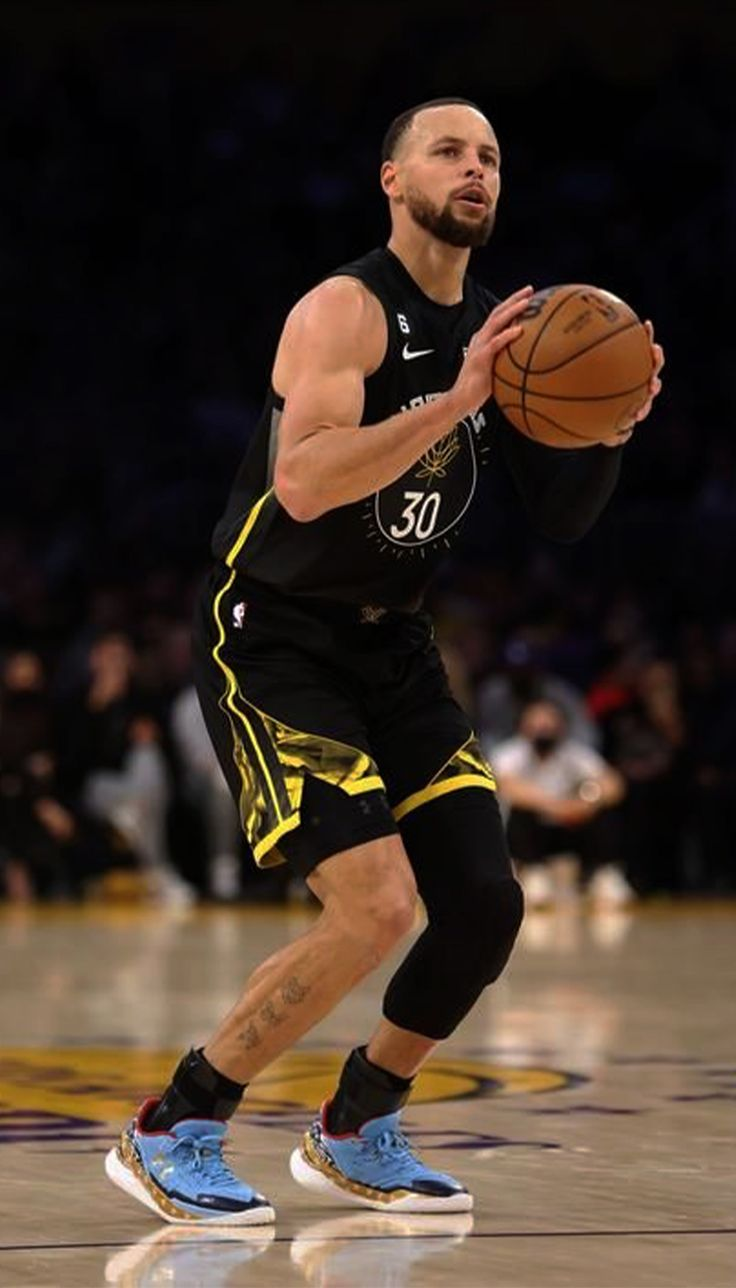
#> input picture Computer vision/10__Drawing/curry.jpg, 736 x 1288 px, given in place of the camera
$ python 01__test.py
#> lines starting #> are read from the running program, lines starting #| are printed output that depends on the picture; after the words box and inside, x2 and y2 are one past the last pixel; in counts of white or black regions, pixels touching at a corner belong together

# [68 lines of commented-out code are left out]


import cv2
import numpy as np

# Load Haar face cascade
face_cascade = cv2.CascadeClassifier(cv2.data.haarcascades + 'haarcascade_frontalface_default.xml')

# Open webcam
cap = cv2.VideoCapture(0)

def draw_semicircle(frame, pt1, pt2, color, thickness=2):
    mid_x = (pt1[0] + pt2[0]) // 2
    mid_y = min(pt1[1], pt2[1]) - 100
    curve = []
    for t in np.linspace(0, 1, 50):
        x = int((1 - t)**2 * pt1[0] + 2 * (1 - t) * t * mid_x + t**2 * pt2[0])
        y = int((1 - t)**2 * pt1[1] + 2 * (1 - t) * t * mid_y + t**2 * pt2[1])
        curve.append((x, y))
    for i in range(len(curve) - 1):
        cv2.line(frame, curve[i], curve[i+1], color, thickness)

while True:
    ret, frame = cap.read()
#> frame is the input picture: shape (1288, 736, 3); mean B, G, R 41.9, 52.3, 66.8
    if not ret:
        break

    frame = cv2.flip(frame, 1)
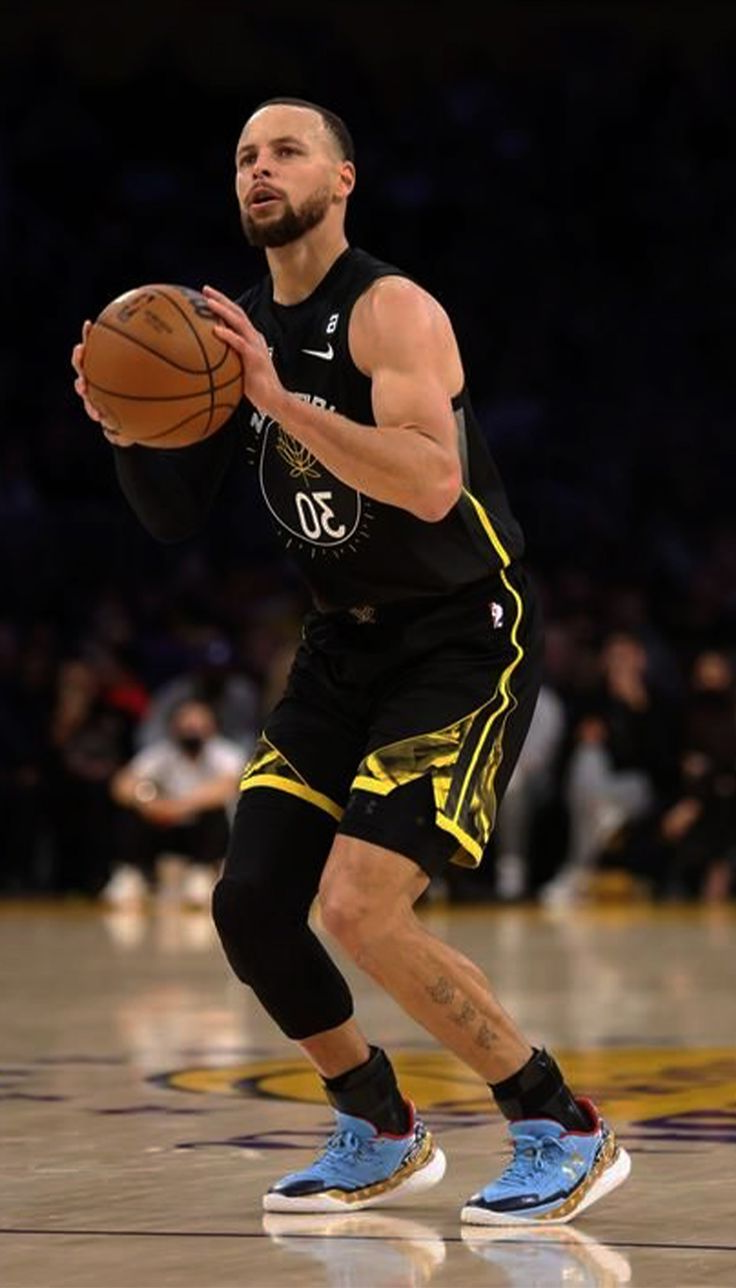
#> frame: shape (1288, 736, 3); mean B, G, R 41.9, 52.3, 66.8
    gray = cv2.cvtColor(frame, cv2.COLOR_BGR2GRAY)
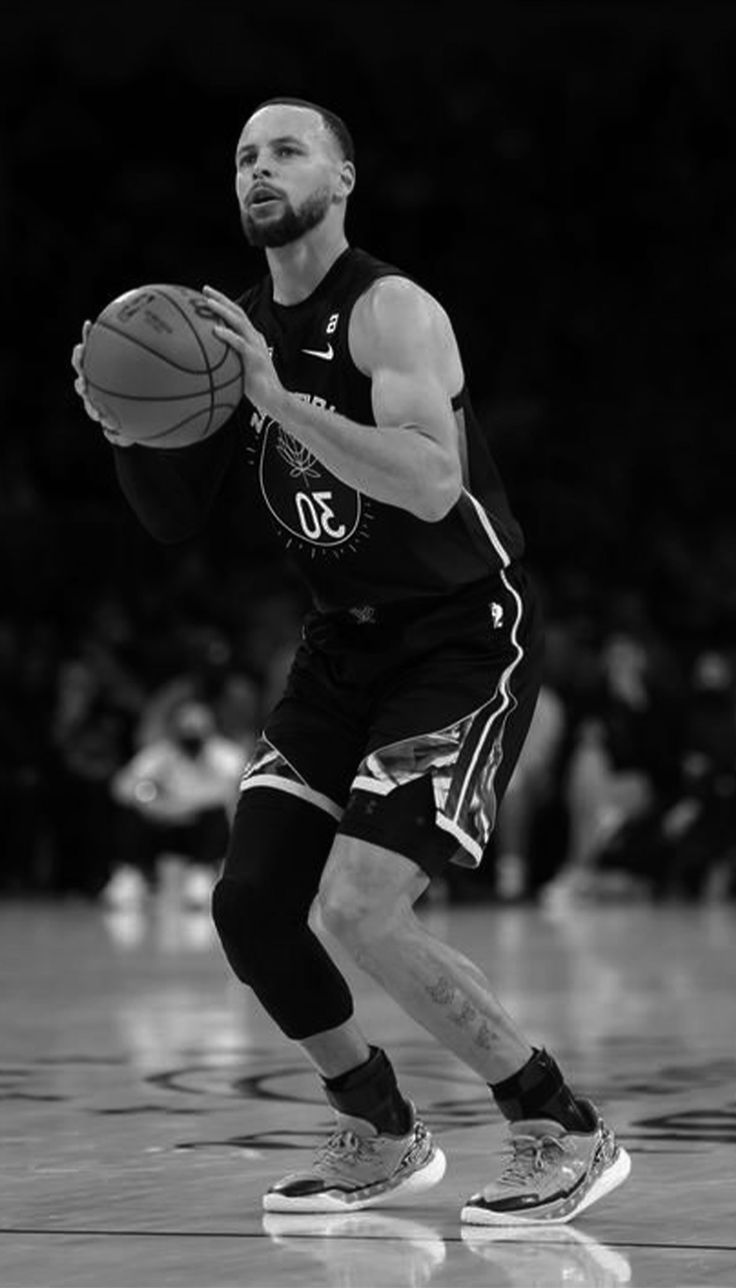
#> gray: shape (1288, 736); min 0, max 255, mean 55.5

    # Face detection
    faces = face_cascade.detectMultiScale(gray, 1.1, 5)
#> faces = [[209, 108, 118, 118]]
    face_top = None
    if len(faces) > 0:
        x, y, w, h = faces[0]
#> x = 209; y = 108; w = 118; h = 118
        face_top = (x + w // 2, y)
#> face_top = (268, 108)

    # Book detection (dark object)
    _, thresh = cv2.threshold(gray, 50, 255, cv2.THRESH_BINARY_INV)
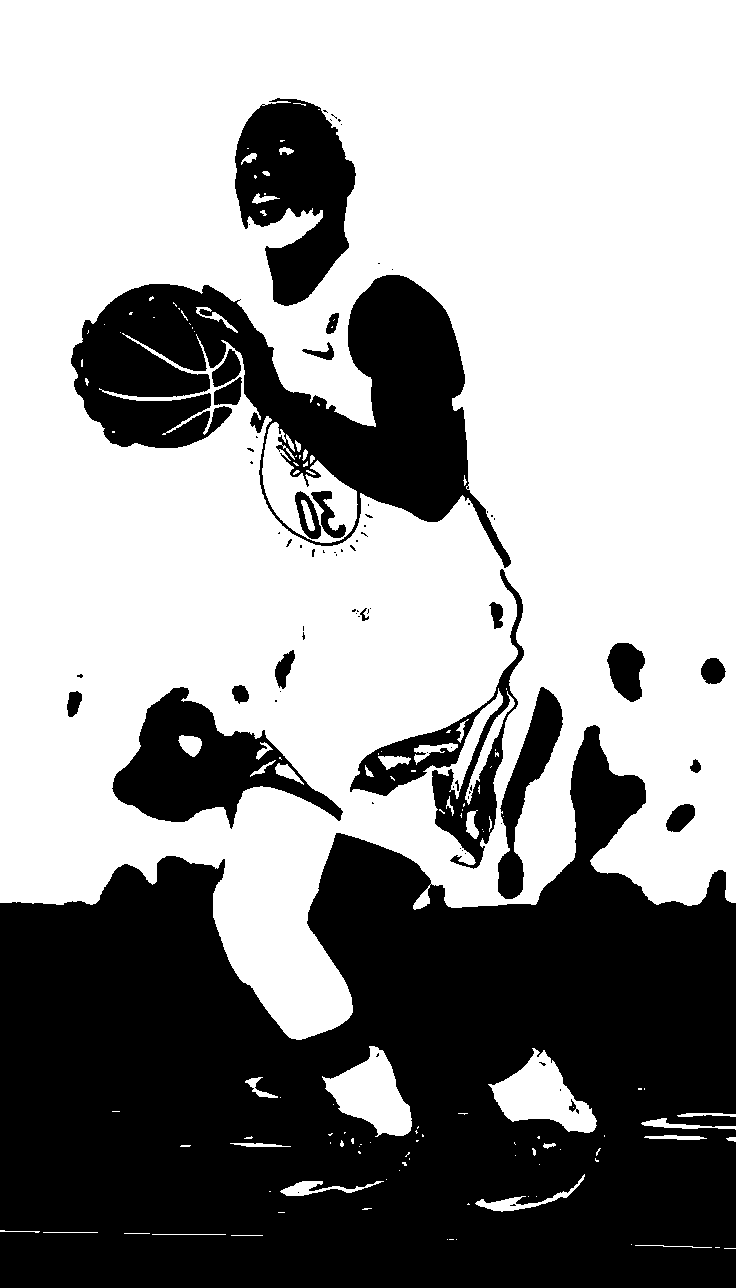
#> thresh: shape (1288, 736); 59.8% white; 79 black regions (56 under 20 px), largest, box (x1, y1, x2, y2) and area: (0, 725, 736, 1288) 278442, (71, 275, 511, 568) 52064, (235, 98, 356, 306) 15637
    kernel = np.ones((5, 5), np.uint8)
    thresh = cv2.morphologyEx(thresh, cv2.MORPH_OPEN, kernel)
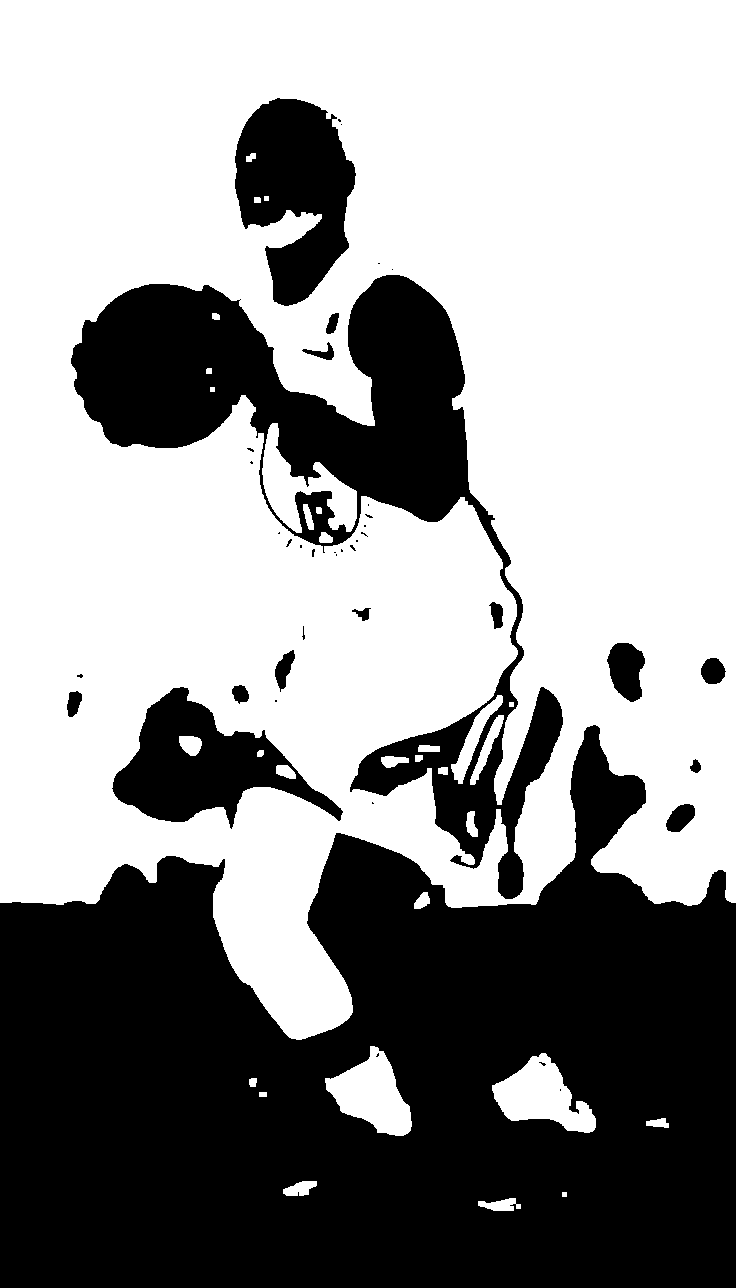
#> thresh: shape (1288, 736); 59% white; 41 black regions (26 under 20 px)

    contours, _ = cv2.findContours(thresh, cv2.RETR_EXTERNAL, cv2.CHAIN_APPROX_SIMPLE)
#> contours = 10 contours, 1 with area under 20; largest, box (x1, y1, x2, y2) and area: (0, 0, 736, 1040) 655258, (492, 1053, 596, 1133) 4266, (325, 1046, 412, 1136) 4175, (283, 1181, 317, 1196) 300, (478, 1198, 521, 1211) 300
    book_top = None

    if contours:
        largest = max(contours, key=cv2.contourArea)
#> largest = contour of 696 points, box (x1, y1, x2, y2) (0, 0, 736, 1040), area 655258
        area = cv2.contourArea(largest)
#> area = 655258.5
        if area > 2000:
            x, y, w, h = cv2.boundingRect(largest)
#> x = 0; y = 0; w = 736; h = 1040
            book_top = (x + w // 2, y)
#> book_top = (368, 0)

    # 🔴 Fixed red line from face to top (always shown)
    if face_top:
        cv2.line(frame, face_top, (face_top[0], 0), (0, 0, 255), 2)
#> frame: shape (1288, 736, 3); 0.03% of pixels changed, all inside (x1, y1, x2, y2) = (267, 0, 270, 110)

    # 🔴 Semicircle when both detected
    if face_top and book_top:
        draw_semicircle(frame, face_top, book_top, (0, 0, 255), 2)
#> in draw_semicircle, `mid_x = (pt1[0] + pt2[0]) // 2`: mid_x = 318
#> in draw_semicircle, `mid_y = min(pt1[1], pt2[1]) - 100`: mid_y = -100
#> the loop in draw_semicircle, `for t in np.linspace(0, 1, 50):` made 50 passes
#> (x, y) on passes 1 to 12: (268, 108), (270, 99), (272, 91), (274, 83), (276, 76), (278, 68), (280, 61), (282, 54), (284, 48), (286, 41), (288, 35), (290, 30)
#> after the loop in draw_semicircle, `for t in np.linspace(0, 1, 50):`: curve = 50 pairs, first value 268 to 368, second value -32 to 108
#> the loop in draw_semicircle, `for i in range(len(curve) - 1):` made 49 passes
#> after the loop in draw_semicircle, `for i in range(len(curve) - 1):`: frame: shape (1288, 736, 3); mean B, G, R 41.9, 52.3, 67
    elif book_top:
        # If only book detected, show book's vertical red line
        cv2.line(frame, book_top, (book_top[0], 0), (0, 0, 255), 2)

    # Show final output
    cv2.imshow("Face + Book Tracker", frame)

    if cv2.waitKey(1) & 0xFF == ord('q'):
#> (key q is pressed here)
        break

cap.release()
cv2.destroyAllWindows()
